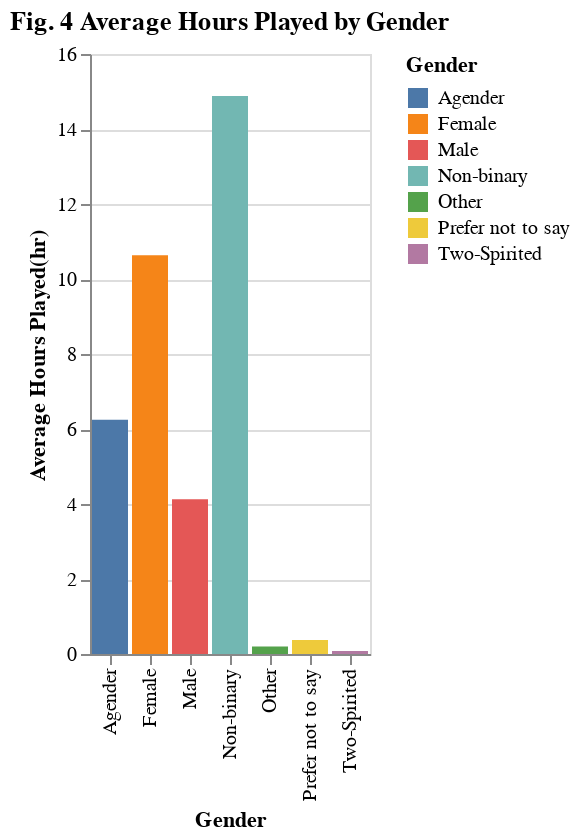

The code cell stored with this chart in its notebook:
### Code cell
# Fig 4. Average Hours by Gender (bar) — mean played_hours across gender categories.
plot4= alt.Chart(players, title="Fig. 4 Average Hours Played by Gender").mark_bar().encode(
    x=alt.X("gender:N").title("Gender"),
    y=alt.Y("mean(played_hours):Q").title("Average Hours Played(hr)"),
    color = alt.Color("gender:N").title("Gender")
)
plot4

### Figure 1 — Vega-Lite specification as saved in the notebook (floating-point values rounded to 4 significant figures; data arrays with more than 128 entries replaced by an {"elided": "..."} marker saying what was removed)
{"config": {"view": {"continuousWidth": 300, "continuousHeight": 300}}, "data": {"name": "data-ce4363b1cc149d2771de4f7f6f9a7330"}, "mark": {"type": "bar"}, "encoding": {"color": {"field": "gender", "title": "Gender", "type": "nominal"}, "x": {"field": "gender", "title": "Gender", "type": "nominal"}, "y": {"aggregate": "mean", "field": "played_hours", "title": "Average Hours Played(hr)", "type": "quantitative"}}, "title": "Fig. 4 Average Hours Played by Gender", "$schema": "https://vega.github.io/schema/vega-lite/v5.20.1.json", "datasets": {"data-ce4363b1cc149d2771de4f7f6f9a7330": {"elided": "196 records"}}}
